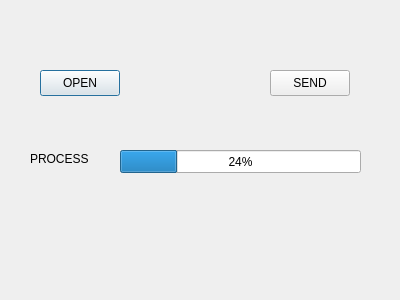
<?xml version="1.0" encoding="UTF-8"?>
<ui version="4.0">
 <class>SendFileDialog</class>
 <widget class="QDialog" name="SendFileDialog">
  <property name="geometry">
   <rect>
    <x>0</x>
    <y>0</y>
    <width>400</width>
    <height>300</height>
   </rect>
  </property>
  <property name="windowTitle">
   <string>Dialog</string>
  </property>
  <widget class="QProgressBar" name="progressBar">
   <property name="geometry">
    <rect>
     <x>120</x>
     <y>150</y>
     <width>241</width>
     <height>23</height>
    </rect>
   </property>
   <property name="value">
    <number>24</number>
   </property>
  </widget>
  <widget class="QLabel" name="sendStatus_label">
   <property name="geometry">
    <rect>
     <x>40</x>
     <y>230</y>
     <width>351</width>
     <height>18</height>
    </rect>
   </property>
   <property name="text">
    <string/>
   </property>
  </widget>
  <widget class="QLabel" name="label">
   <property name="geometry">
    <rect>
     <x>30</x>
     <y>150</y>
     <width>71</width>
     <height>18</height>
    </rect>
   </property>
   <property name="text">
    <string>PROCESS</string>
   </property>
  </widget>
  <widget class="QPushButton" name="open_pushButton">
   <property name="geometry">
    <rect>
     <x>40</x>
     <y>70</y>
     <width>80</width>
     <height>26</height>
    </rect>
   </property>
   <property name="text">
    <string>OPEN</string>
   </property>
  </widget>
  <widget class="QPushButton" name="open_pushButton_2">
   <property name="geometry">
    <rect>
     <x>270</x>
     <y>70</y>
     <width>80</width>
     <height>26</height>
    </rect>
   </property>
   <property name="text">
    <string>SEND</string>
   </property>
  </widget>
 </widget>
 <resources/>
 <connections/>
</ui>
